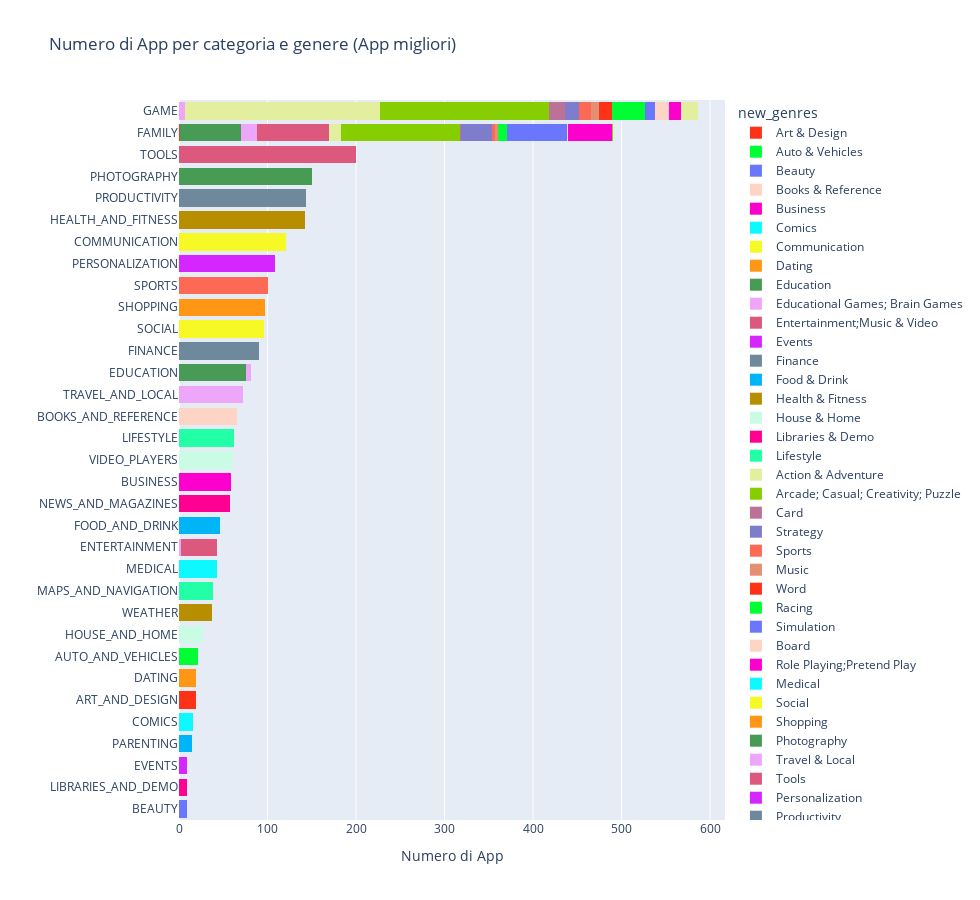

The cell this chart's notebook holds for it:
### Markdown cell above
La categoria più rappresentata è chiaramente 'Family', con all'interno vari sottogeneri, tra i più rappresentati troviamo 'Education' (istruzione), e giochi simil Arcade, Puzzle, ecc. Al secondo posto la categoria 'Game' con quasi la metà delle App presenti, maggior parte di giochi riguardano Azione e Avventura, e anche qui i giochi Arcade, Puzzle, ecc. Al terzo posto i Tools e a seguire tutte le altre categorie. Quelle meno presenti sono 'Parenting', 'Beauty' e 'Events'.

### Code cell
cat_count_r = dfM['Category'].value_counts().sort_values()
category_order_r = cat_count_r.index.tolist()

fig = px.histogram(dfM, y="Category", color="new_genres", barmode="stack", 
                   color_discrete_sequence=px.colors.qualitative.Light24,
                   title="Numero di App per categoria e genere (App migliori)",
                   labels={"Category": "Category", "count()": "Numero di App"})
fig.update_layout(width=980, height=900)
fig.update_yaxes(categoryorder="array", categoryarray=category_order_r)
fig.update_layout(xaxis_title="Numero di App", yaxis_title="")
fig.show()
